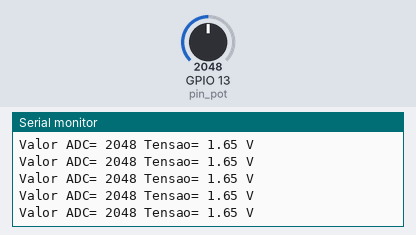
Bench run of a sketch on a simulated ESP32. Parts: the last lines printed to the serial monitor. Inputs (shaded band) come from the test bench; at power-on: GPIO 13 (pin_pot) = 2048.

Above: at 1.2 s.
1.3 s: GPIO 13 (pin_pot) set to 2866
At 1.31 s:
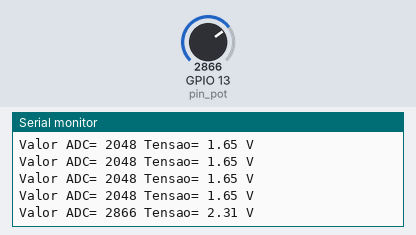
2.8 s: GPIO 13 (pin_pot) set to 3603
At 2.81 s:
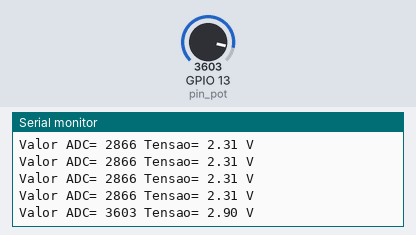
Timing chart, 0 to 5.8 s (numbered marks = the images above; inputs shaded):
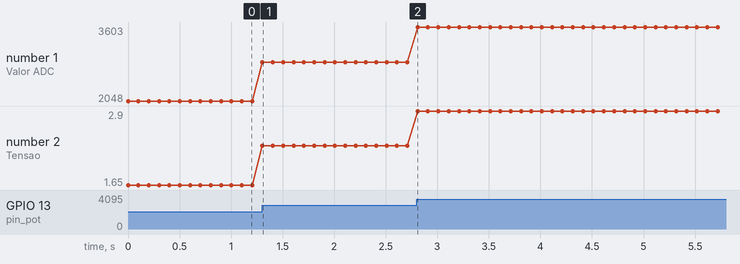

The sketch:

Teste_Potenciometro.ino
```cpp
const int pin_pot = 13;//pino do ESP32
int potenciometro = 0;//valor do ADC
float voltagem = 0;//valor da tensão
void setup()
{
Serial.begin(9600);
}
void loop()
{
potenciometro = analogRead(pin_pot);
Serial.print("Valor ADC= ");
Serial.print(potenciometro);
voltagem = (potenciometro * 3.3 ) / (4095);
Serial.print(" Tensao= ");
Serial.print(voltagem);
Serial.println(" V");
delay(100);
}
```

Measured:
- after the input at 1.3 s, the serial monitor: prints a new line at once (image 1)
- after the input at 2.8 s, the serial monitor: prints a new line at once (image 2)
- plotted number 1: 2048 → 2866 after the input at 1.3 s, 2866 → 3603 after the input at 2.8 s
- plotted number 2: 1.65 → 2.31 after the input at 1.3 s, 2.31 → 2.9 after the input at 2.8 s
